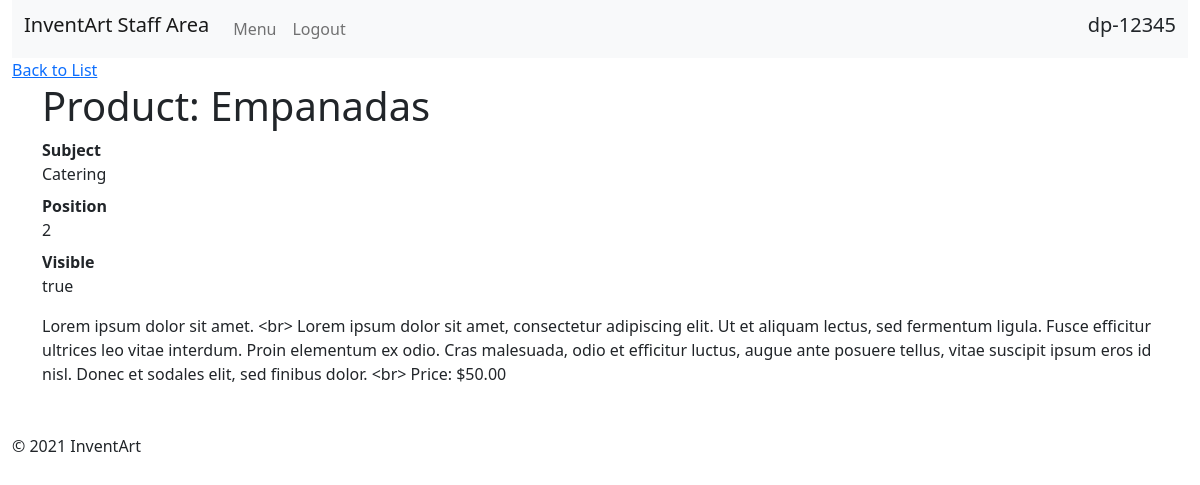
The app's page /staff/products/show.php?id=2 (signed in) with its own data.
### tables this page shows
CREATE TABLE `products` (
  `id` int(11) NOT NULL,
  `subject_id` int(11) DEFAULT NULL,
  `menu_name` varchar(255) DEFAULT NULL,
  `position` int(3) DEFAULT NULL,
  `visible` tinyint(1) DEFAULT NULL,
  `content` text DEFAULT NULL
);

CREATE TABLE `subjects` (
  `id` int(11) NOT NULL,
  `menu_name` varchar(255) DEFAULT NULL,
  `position` int(3) DEFAULT NULL,
  `visible` tinyint(1) DEFAULT NULL
);

### private/functions.php (called while the page is built, shortened)
<?php
    function url_for($script_path){
        return WWW_ROOT . $script_path;
    }
    function h($string=""){
        return htmlspecialchars($string);
    }
?>

### private/database.php (called while the page is built, shortened)
<?php
    function db_escape($connection, $string){
        return mysqli_real_escape_string($connection, $string);
    }
?>

### private/query_functions.php (called while the page is built, shortened)
<?php
    function find_subject_by_id($id, $options=[]){
        global $db;
        $visible = $options["visible"] ?? false;
        $sql = "SELECT * FROM subjects ";
        $sql .= "WHERE id='" . db_escape($db, $id) . "' ";
        $result = mysqli_query($db, $sql);
        $subject = mysqli_fetch_assoc($result);
        return $subject;
    }
    function find_product_by_id($id){
        global $db;
        $sql = "SELECT * FROM products ";
        $sql .= "WHERE id='" . db_escape($db, $id) . "'";
        $result = mysqli_query($db, $sql);
        $product = mysqli_fetch_assoc($result);
        return $product;
    }
?>

### public/staff/products/show.php (the view, shortened to what this page needs)
<?php
    $id = $_GET['id'] ?? '1';
    $product = find_product_by_id($id);
?>
<?php include(SHARED_PATH . "/staff_header.php"); ?>
<div id="content">
    <a href="<?php echo url_for("/staff/products/index.php"); ?>">Back to List</a>
    <div class="container">
        <h1>Product: <?php echo h($product["menu_name"]); ?></h1>
        <div class="attributes">
            <?php $subject = find_subject_by_id($product["subject_id"]); ?>
            <dl>
                <dt>Subject</dt>
                <dd><?php echo h($subject["menu_name"]); ?></dd>
                <dt>Position</dt>
                <dd><?php echo h($product["position"]); ?></dd>
                <dt>Visible</dt>
                <dd><?php echo $product["visible"] == "1" ? "true" : "false"; ?></dd>
            </dl>
            <p>
                <?php echo h($product["content"]); ?>
            </p>
        </div>
    </div>
</div>
<?php include(SHARED_PATH . "/staff_footer.php"); ?>

### records on screen
products: menu_name "Empanadas", position "2", content "Lorem ipsum dolor sit amet. <br> Lorem ipsum dolor sit amet, consectetur adipiscing elit. Ut et aliquam lectus, sed fermentum ligula. Fusce efficitur ultrices leo vitae interdum. Proin elementum ex odio. Cras malesuada, odio et efficitur luctus, augue ante posuere tellus, vitae suscipit ipsum eros id nisl. Donec et sodales elit, sed finibus dolor. <br> Price: $50.00"
subjects: menu_name "Catering"

### other values on screen
$_SESSION["username"] "dp-12345"
